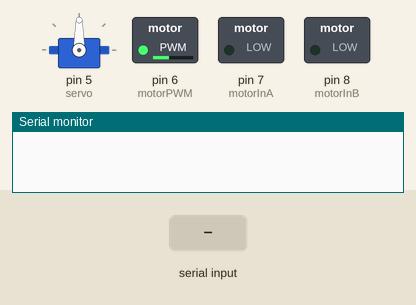
The sketch below on a simulated Arduino Uno, built with avr-gcc and run on an emulated ATmega328P. On the bench: servo, switched loads named in the sketch (green lamp = pin HIGH), the last lines printed to the serial monitor. The test bench sets the inputs (shaded band).

Above: at 1.2 s.
1.3 s: "w" received over Serial
At 2.5 s:
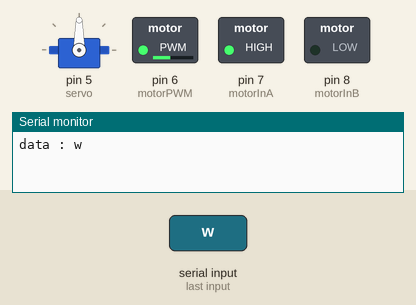
2.8 s: "x" received over Serial
At 3.3 s:
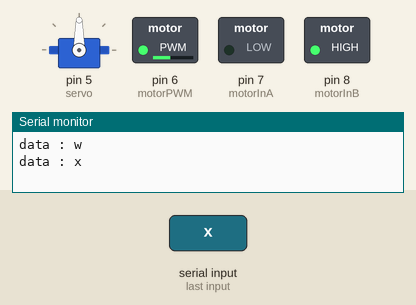
4.3 s: "s" received over Serial
At 5.5 s:
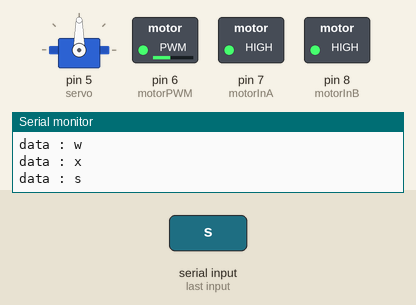
5.8 s: "a" received over Serial
At 6.8 s:
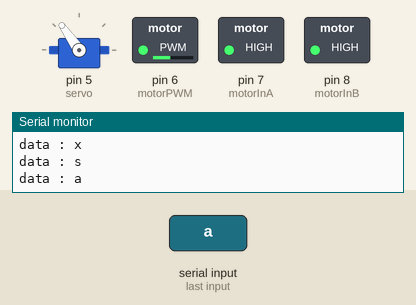
7.3 s: "d" received over Serial
At 7.9 s:
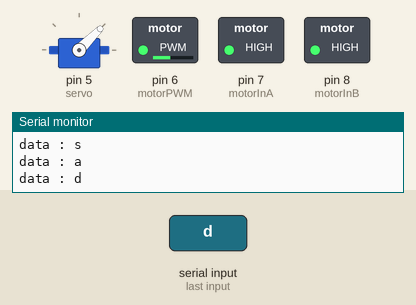
8.8 s: "w" received over Serial
At 9.5 s:
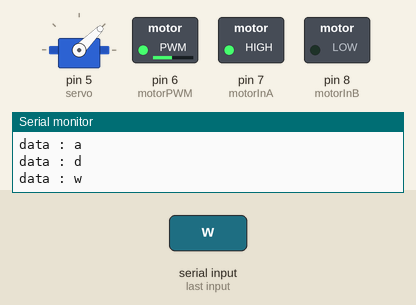
Timing chart, 0 to 11.3 s (numbered marks = the images above; inputs shaded):
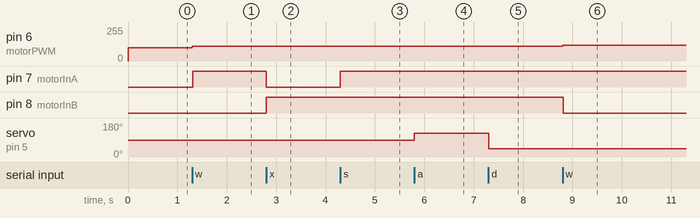

Measured:
- after the input at 1.3 s, pin 6 (motorPWM): 100/255 → 110/255 at once; pin 7 (motorInA): LOW → HIGH at once
- after the input at 2.8 s, pin 7 (motorInA): HIGH → LOW at once; pin 8 (motorInB): LOW → HIGH at once
- after the input at 4.3 s, pin 7 (motorInA): LOW → HIGH at once
- after the input at 5.8 s, servo on pin 5 (servo): 90° → 125° at once
- after the input at 7.3 s, servo on pin 5 (servo): 125° → 45° at once
- after the input at 8.8 s, pin 6 (motorPWM): 110/255 → 120/255 at once; pin 8 (motorInB): HIGH → LOW at once

The sketch:

leecar_motor_test.ino
```cpp
#include <Wire.h>
#include <Servo.h>
#include <MPU6050_tockn.h>
#include <SoftwareSerial.h>

const int motorInA = 7;
const int motorInB = 8;
const int motorPWM = 6;

const int steeringPin = 5;

const int handleMinAngle = 30;
const int handleMaxAngle = 150;
const int motorMaxSpeed = 255;
const int correctionFactor = 10;

int left = 125;
int right = 45;
int straight = 90;

Servo servo;

int speed = 100;  // 전역 변수로 선언

unsigned long previousMillis = 0;
const unsigned long interval = 10;

void setup() {
  pinMode(motorInA, OUTPUT);
  pinMode(motorInB, OUTPUT);
  analogWrite(motorPWM, 100);
  Serial.begin(9600);
  servo.attach(5);
}

void loop() {
  if (Serial.available()) {
    char in_data = Serial.read();
    Serial.print("data : ");
    Serial.println(in_data);

    switch (in_data) {
      case 'w':
        //increaseSpeed();
        SpeedUp();

        digitalWrite(motorInA, HIGH);
        digitalWrite(motorInB, LOW);
        break;

      case 'x':
        digitalWrite(motorInA, LOW);
        digitalWrite(motorInB, HIGH);
        break;
      case 's':
        digitalWrite(motorInA, HIGH);
        digitalWrite(motorInB, HIGH);
        servo.write(straight);
        break;
      case 'a':
        servo.write(left);
        delay(15);
        break;
      case 'd':
        servo.write(right);
        delay(15);
        break;
      default:
        break;
    }
  }
}


void SpeedUp(){
  speed += 10;
  analogWrite(motorPWM, speed);

  if (speed > motorMaxSpeed) {
      speed = motorMaxSpeed;
    }

  printf("speed: %d\n", speed);
  delay(10);
}
void increaseSpeed() {
  static int speed = 100;
  unsigned long currentMillis = millis();

  if (currentMillis - previousMillis >= interval) {
    previousMillis = currentMillis;

    speed += 1;
    if (speed > motorMaxSpeed) {
      speed = motorMaxSpeed;
    }

    analogWrite(motorPWM, speed);

  }
}
```
